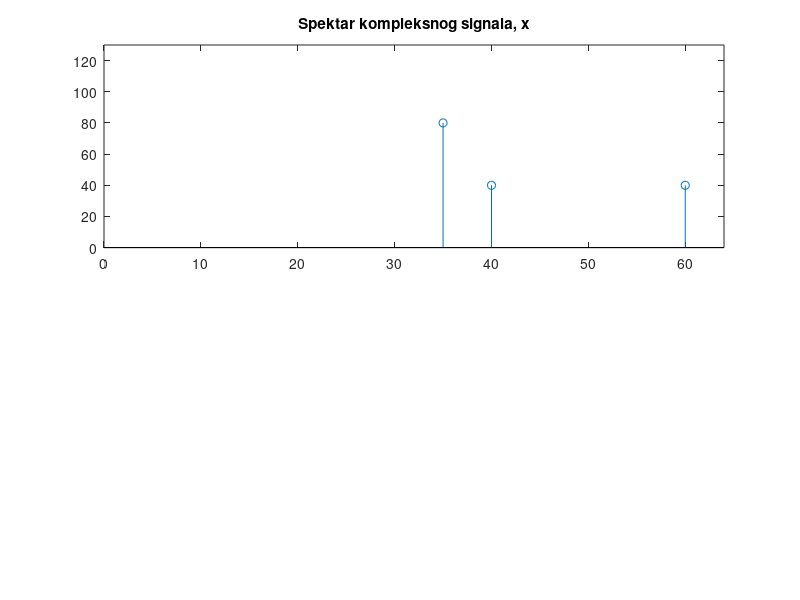

The MATLAB source for this figure:
%definisanje dva kompleksna eksponencijalna signala duzine 128 odbiraka
n = 0 : 127;
N = 128;
%prvi signal cija se ucestanost poklapa sa ucestanoscu na kojoj se racuna
%DFT
x = 10000*cos(2*pi*35/N*n)+100*cos(2*pi*40/N*n)+100*cos(2*pi*60/N*n);
%racunanje spektara oba signal koriscenjem DFT
X = 2*abs(fft(x))/N;
X = 20*log10(X);
%crtanje amplitudskih spektara u prirodnom redosledu
subplot (2, 1, 1), stem (n, (X));
title ('Spektar kompleksnog signala, x');
axis([0 64 0 130])
